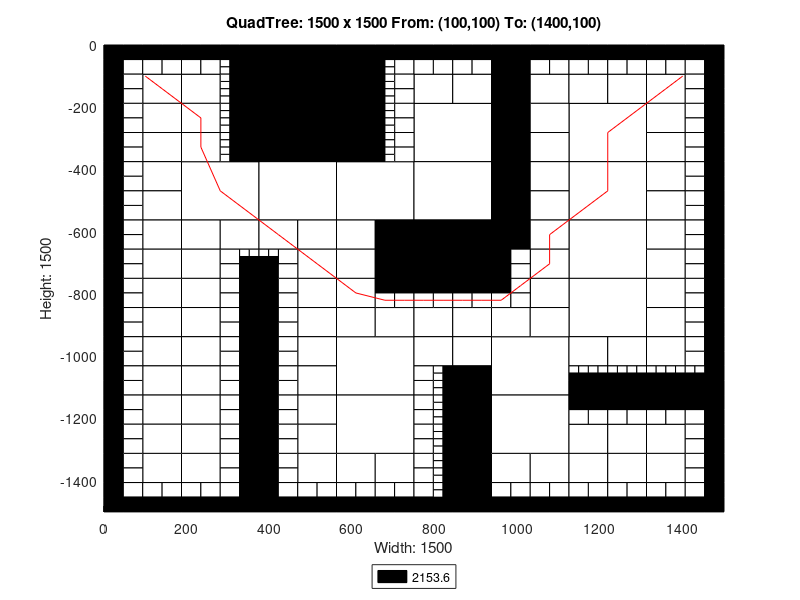

This figure's MATLAB source:
axis([0 1500 -1500 0]);
title('QuadTree: 1500 x 1500 From: (100,100) To: (1400,100)');
xlabel('Width: 1500');
ylabel('Height: 1500');
rectangle('Position',[375 -187.5 187.5 187.5], 'FaceColor',[0 0 0]);
rectangle('Position',[375 -375 187.5 187.5], 'FaceColor',[0 0 0]);
rectangle('Position',[187.5 -562.5 187.5 187.5], 'FaceColor',[1 1 1]);
rectangle('Position',[375 -562.5 187.5 187.5], 'FaceColor',[1 1 1]);
rectangle('Position',[562.5 -562.5 187.5 187.5], 'FaceColor',[1 1 1]);
rectangle('Position',[750 -375 187.5 187.5], 'FaceColor',[1 1 1]);
rectangle('Position',[1125 -375 187.5 187.5], 'FaceColor',[1 1 1]);
rectangle('Position',[750 -562.5 187.5 187.5], 'FaceColor',[1 1 1]);
rectangle('Position',[750 -750 187.5 187.5], 'FaceColor',[0 0 0]);
rectangle('Position',[1125 -562.5 187.5 187.5], 'FaceColor',[1 1 1]);
rectangle('Position',[1125 -750 187.5 187.5], 'FaceColor',[1 1 1]);
rectangle('Position',[562.5 -1125 187.5 187.5], 'FaceColor',[1 1 1]);
rectangle('Position',[562.5 -1312.5 187.5 187.5], 'FaceColor',[1 1 1]);
rectangle('Position',[937.5 -1125 187.5 187.5], 'FaceColor',[1 1 1]);
rectangle('Position',[1125 -937.5 187.5 187.5], 'FaceColor',[1 1 1]);
rectangle('Position',[937.5 -1312.5 187.5 187.5], 'FaceColor',[1 1 1]);
rectangle('Position',[93.75 -187.5 93.75 93.75], 'FaceColor',[1 1 1]);
rectangle('Position',[187.5 -187.5 93.75 93.75], 'FaceColor',[1 1 1]);
rectangle('Position',[93.75 -281.25 93.75 93.75], 'FaceColor',[1 1 1]);
rectangle('Position',[93.75 -375 93.75 93.75], 'FaceColor',[1 1 1]);
rectangle('Position',[187.5 -281.25 93.75 93.75], 'FaceColor',[1 1 1]);
rectangle('Position',[187.5 -375 93.75 93.75], 'FaceColor',[1 1 1]);
rectangle('Position',[562.5 -93.75 93.75 93.75], 'FaceColor',[0 0 0]);
rectangle('Position',[562.5 -187.5 93.75 93.75], 'FaceColor',[0 0 0]);
rectangle('Position',[562.5 -281.25 93.75 93.75], 'FaceColor',[0 0 0]);
rectangle('Position',[562.5 -375 93.75 93.75], 'FaceColor',[0 0 0]);
rectangle('Position',[93.75 -468.75 93.75 93.75], 'FaceColor',[1 1 1]);
rectangle('Position',[93.75 -562.5 93.75 93.75], 'FaceColor',[1 1 1]);
rectangle('Position',[93.75 -656.25 93.75 93.75], 'FaceColor',[1 1 1]);
rectangle('Position',[93.75 -750 93.75 93.75], 'FaceColor',[1 1 1]);
rectangle('Position',[187.5 -656.25 93.75 93.75], 'FaceColor',[1 1 1]);
rectangle('Position',[281.25 -656.25 93.75 93.75], 'FaceColor',[1 1 1]);
rectangle('Position',[187.5 -750 93.75 93.75], 'FaceColor',[1 1 1]);
rectangle('Position',[375 -656.25 93.75 93.75], 'FaceColor',[1 1 1]);
rectangle('Position',[468.75 -656.25 93.75 93.75], 'FaceColor',[1 1 1]);
rectangle('Position',[468.75 -750 93.75 93.75], 'FaceColor',[1 1 1]);
rectangle('Position',[562.5 -656.25 93.75 93.75], 'FaceColor',[1 1 1]);
rectangle('Position',[656.25 -656.25 93.75 93.75], 'FaceColor',[0 0 0]);
rectangle('Position',[562.5 -750 93.75 93.75], 'FaceColor',[1 1 1]);
rectangle('Position',[656.25 -750 93.75 93.75], 'FaceColor',[0 0 0]);
rectangle('Position',[750 -187.5 93.75 93.75], 'FaceColor',[1 1 1]);
rectangle('Position',[843.75 -187.5 93.75 93.75], 'FaceColor',[1 1 1]);
rectangle('Position',[937.5 -93.75 93.75 93.75], 'FaceColor',[0 0 0]);
rectangle('Position',[937.5 -187.5 93.75 93.75], 'FaceColor',[0 0 0]);
rectangle('Position',[1031.25 -187.5 93.75 93.75], 'FaceColor',[1 1 1]);
rectangle('Position',[937.5 -281.25 93.75 93.75], 'FaceColor',[0 0 0]);
rectangle('Position',[1031.25 -281.25 93.75 93.75], 'FaceColor',[1 1 1]);
rectangle('Position',[937.5 -375 93.75 93.75], 'FaceColor',[0 0 0]);
rectangle('Position',[1031.25 -375 93.75 93.75], 'FaceColor',[1 1 1]);
rectangle('Position',[1125 -187.5 93.75 93.75], 'FaceColor',[1 1 1]);
rectangle('Position',[1218.75 -187.5 93.75 93.75], 'FaceColor',[1 1 1]);
rectangle('Position',[1312.5 -187.5 93.75 93.75], 'FaceColor',[1 1 1]);
rectangle('Position',[1312.5 -281.25 93.75 93.75], 'FaceColor',[1 1 1]);
rectangle('Position',[1312.5 -375 93.75 93.75], 'FaceColor',[1 1 1]);
rectangle('Position',[937.5 -468.75 93.75 93.75], 'FaceColor',[0 0 0]);
rectangle('Position',[1031.25 -468.75 93.75 93.75], 'FaceColor',[1 1 1]);
rectangle('Position',[937.5 -562.5 93.75 93.75], 'FaceColor',[0 0 0]);
rectangle('Position',[1031.25 -562.5 93.75 93.75], 'FaceColor',[1 1 1]);
rectangle('Position',[937.5 -656.25 93.75 93.75], 'FaceColor',[0 0 0]);
rectangle('Position',[1031.25 -656.25 93.75 93.75], 'FaceColor',[1 1 1]);
rectangle('Position',[1031.25 -750 93.75 93.75], 'FaceColor',[1 1 1]);
rectangle('Position',[1312.5 -468.75 93.75 93.75], 'FaceColor',[1 1 1]);
rectangle('Position',[1312.5 -562.5 93.75 93.75], 'FaceColor',[1 1 1]);
rectangle('Position',[1312.5 -656.25 93.75 93.75], 'FaceColor',[1 1 1]);
rectangle('Position',[1312.5 -750 93.75 93.75], 'FaceColor',[1 1 1]);
rectangle('Position',[93.75 -843.75 93.75 93.75], 'FaceColor',[1 1 1]);
rectangle('Position',[93.75 -937.5 93.75 93.75], 'FaceColor',[1 1 1]);
rectangle('Position',[187.5 -843.75 93.75 93.75], 'FaceColor',[1 1 1]);
rectangle('Position',[187.5 -937.5 93.75 93.75], 'FaceColor',[1 1 1]);
rectangle('Position',[93.75 -1031.25 93.75 93.75], 'FaceColor',[1 1 1]);
rectangle('Position',[93.75 -1125 93.75 93.75], 'FaceColor',[1 1 1]);
rectangle('Position',[187.5 -1031.25 93.75 93.75], 'FaceColor',[1 1 1]);
rectangle('Position',[187.5 -1125 93.75 93.75], 'FaceColor',[1 1 1]);
rectangle('Position',[468.75 -843.75 93.75 93.75], 'FaceColor',[1 1 1]);
rectangle('Position',[468.75 -937.5 93.75 93.75], 'FaceColor',[1 1 1]);
rectangle('Position',[562.5 -843.75 93.75 93.75], 'FaceColor',[1 1 1]);
rectangle('Position',[562.5 -937.5 93.75 93.75], 'FaceColor',[1 1 1]);
rectangle('Position',[656.25 -937.5 93.75 93.75], 'FaceColor',[1 1 1]);
rectangle('Position',[468.75 -1031.25 93.75 93.75], 'FaceColor',[1 1 1]);
rectangle('Position',[468.75 -1125 93.75 93.75], 'FaceColor',[1 1 1]);
rectangle('Position',[93.75 -1218.75 93.75 93.75], 'FaceColor',[1 1 1]);
rectangle('Position',[93.75 -1312.5 93.75 93.75], 'FaceColor',[1 1 1]);
rectangle('Position',[187.5 -1218.75 93.75 93.75], 'FaceColor',[1 1 1]);
rectangle('Position',[187.5 -1312.5 93.75 93.75], 'FaceColor',[1 1 1]);
rectangle('Position',[93.75 -1406.25 93.75 93.75], 'FaceColor',[1 1 1]);
rectangle('Position',[187.5 -1406.25 93.75 93.75], 'FaceColor',[1 1 1]);
rectangle('Position',[468.75 -1218.75 93.75 93.75], 'FaceColor',[1 1 1]);
rectangle('Position',[468.75 -1312.5 93.75 93.75], 'FaceColor',[1 1 1]);
rectangle('Position',[468.75 -1406.25 93.75 93.75], 'FaceColor',[1 1 1]);
rectangle('Position',[562.5 -1406.25 93.75 93.75], 'FaceColor',[1 1 1]);
rectangle('Position',[656.25 -1406.25 93.75 93.75], 'FaceColor',[1 1 1]);
rectangle('Position',[750 -937.5 93.75 93.75], 'FaceColor',[1 1 1]);
rectangle('Position',[843.75 -937.5 93.75 93.75], 'FaceColor',[1 1 1]);
rectangle('Position',[1031.25 -843.75 93.75 93.75], 'FaceColor',[1 1 1]);
rectangle('Position',[937.5 -937.5 93.75 93.75], 'FaceColor',[1 1 1]);
rectangle('Position',[1031.25 -937.5 93.75 93.75], 'FaceColor',[1 1 1]);
rectangle('Position',[750 -1031.25 93.75 93.75], 'FaceColor',[1 1 1]);
rectangle('Position',[843.75 -1031.25 93.75 93.75], 'FaceColor',[1 1 1]);
rectangle('Position',[843.75 -1125 93.75 93.75], 'FaceColor',[0 0 0]);
rectangle('Position',[1312.5 -843.75 93.75 93.75], 'FaceColor',[1 1 1]);
rectangle('Position',[1312.5 -937.5 93.75 93.75], 'FaceColor',[1 1 1]);
rectangle('Position',[1125 -1031.25 93.75 93.75], 'FaceColor',[1 1 1]);
rectangle('Position',[1218.75 -1031.25 93.75 93.75], 'FaceColor',[1 1 1]);
rectangle('Position',[1312.5 -1031.25 93.75 93.75], 'FaceColor',[1 1 1]);
rectangle('Position',[843.75 -1218.75 93.75 93.75], 'FaceColor',[0 0 0]);
rectangle('Position',[843.75 -1312.5 93.75 93.75], 'FaceColor',[0 0 0]);
rectangle('Position',[843.75 -1406.25 93.75 93.75], 'FaceColor',[0 0 0]);
rectangle('Position',[843.75 -1500 93.75 93.75], 'FaceColor',[0 0 0]);
rectangle('Position',[937.5 -1406.25 93.75 93.75], 'FaceColor',[1 1 1]);
rectangle('Position',[1031.25 -1406.25 93.75 93.75], 'FaceColor',[1 1 1]);
rectangle('Position',[1125 -1312.5 93.75 93.75], 'FaceColor',[1 1 1]);
rectangle('Position',[1218.75 -1312.5 93.75 93.75], 'FaceColor',[1 1 1]);
rectangle('Position',[1312.5 -1312.5 93.75 93.75], 'FaceColor',[1 1 1]);
rectangle('Position',[1125 -1406.25 93.75 93.75], 'FaceColor',[1 1 1]);
rectangle('Position',[1218.75 -1406.25 93.75 93.75], 'FaceColor',[1 1 1]);
rectangle('Position',[1312.5 -1406.25 93.75 93.75], 'FaceColor',[1 1 1]);
rectangle('Position',[0 -46.875 46.875 46.875], 'FaceColor',[0 0 0]);
rectangle('Position',[46.875 -46.875 46.875 46.875], 'FaceColor',[0 0 0]);
rectangle('Position',[0 -93.75 46.875 46.875], 'FaceColor',[0 0 0]);
rectangle('Position',[46.875 -93.75 46.875 46.875], 'FaceColor',[1 1 1]);
rectangle('Position',[93.75 -46.875 46.875 46.875], 'FaceColor',[0 0 0]);
rectangle('Position',[140.625 -46.875 46.875 46.875], 'FaceColor',[0 0 0]);
rectangle('Position',[93.75 -93.75 46.875 46.875], 'FaceColor',[1 1 1]);
rectangle('Position',[140.625 -93.75 46.875 46.875], 'FaceColor',[1 1 1]);
rectangle('Position',[0 -140.625 46.875 46.875], 'FaceColor',[0 0 0]);
rectangle('Position',[46.875 -140.625 46.875 46.875], 'FaceColor',[1 1 1]);
rectangle('Position',[0 -187.5 46.875 46.875], 'FaceColor',[0 0 0]);
rectangle('Position',[46.875 -187.5 46.875 46.875], 'FaceColor',[1 1 1]);
rectangle('Position',[187.5 -46.875 46.875 46.875], 'FaceColor',[0 0 0]);
rectangle('Position',[234.375 -46.875 46.875 46.875], 'FaceColor',[0 0 0]);
rectangle('Position',[187.5 -93.75 46.875 46.875], 'FaceColor',[1 1 1]);
rectangle('Position',[234.375 -93.75 46.875 46.875], 'FaceColor',[1 1 1]);
rectangle('Position',[281.25 -46.875 46.875 46.875], 'FaceColor',[0 0 0]);
rectangle('Position',[328.125 -46.875 46.875 46.875], 'FaceColor',[0 0 0]);
rectangle('Position',[328.125 -93.75 46.875 46.875], 'FaceColor',[0 0 0]);
rectangle('Position',[328.125 -140.625 46.875 46.875], 'FaceColor',[0 0 0]);
rectangle('Position',[328.125 -187.5 46.875 46.875], 'FaceColor',[0 0 0]);
rectangle('Position',[0 -234.375 46.875 46.875], 'FaceColor',[0 0 0]);
rectangle('Position',[46.875 -234.375 46.875 46.875], 'FaceColor',[1 1 1]);
rectangle('Position',[0 -281.25 46.875 46.875], 'FaceColor',[0 0 0]);
rectangle('Position',[46.875 -281.25 46.875 46.875], 'FaceColor',[1 1 1]);
rectangle('Position',[0 -328.125 46.875 46.875], 'FaceColor',[0 0 0]);
rectangle('Position',[46.875 -328.125 46.875 46.875], 'FaceColor',[1 1 1]);
rectangle('Position',[0 -375 46.875 46.875], 'FaceColor',[0 0 0]);
rectangle('Position',[46.875 -375 46.875 46.875], 'FaceColor',[1 1 1]);
rectangle('Position',[328.125 -234.375 46.875 46.875], 'FaceColor',[0 0 0]);
rectangle('Position',[328.125 -281.25 46.875 46.875], 'FaceColor',[0 0 0]);
rectangle('Position',[328.125 -328.125 46.875 46.875], 'FaceColor',[0 0 0]);
rectangle('Position',[328.125 -375 46.875 46.875], 'FaceColor',[0 0 0]);
rectangle('Position',[656.25 -46.875 46.875 46.875], 'FaceColor',[0 0 0]);
rectangle('Position',[703.125 -46.875 46.875 46.875], 'FaceColor',[0 0 0]);
rectangle('Position',[703.125 -93.75 46.875 46.875], 'FaceColor',[1 1 1]);
rectangle('Position',[703.125 -140.625 46.875 46.875], 'FaceColor',[1 1 1]);
rectangle('Position',[703.125 -187.5 46.875 46.875], 'FaceColor',[1 1 1]);
rectangle('Position',[703.125 -234.375 46.875 46.875], 'FaceColor',[1 1 1]);
rectangle('Position',[703.125 -281.25 46.875 46.875], 'FaceColor',[1 1 1]);
rectangle('Position',[703.125 -328.125 46.875 46.875], 'FaceColor',[1 1 1]);
rectangle('Position',[703.125 -375 46.875 46.875], 'FaceColor',[1 1 1]);
rectangle('Position',[0 -421.875 46.875 46.875], 'FaceColor',[0 0 0]);
rectangle('Position',[46.875 -421.875 46.875 46.875], 'FaceColor',[1 1 1]);
rectangle('Position',[0 -468.75 46.875 46.875], 'FaceColor',[0 0 0]);
rectangle('Position',[46.875 -468.75 46.875 46.875], 'FaceColor',[1 1 1]);
rectangle('Position',[0 -515.625 46.875 46.875], 'FaceColor',[0 0 0]);
rectangle('Position',[46.875 -515.625 46.875 46.875], 'FaceColor',[1 1 1]);
rectangle('Position',[0 -562.5 46.875 46.875], 'FaceColor',[0 0 0]);
rectangle('Position',[46.875 -562.5 46.875 46.875], 'FaceColor',[1 1 1]);
rectangle('Position',[0 -609.375 46.875 46.875], 'FaceColor',[0 0 0]);
rectangle('Position',[46.875 -609.375 46.875 46.875], 'FaceColor',[1 1 1]);
rectangle('Position',[0 -656.25 46.875 46.875], 'FaceColor',[0 0 0]);
rectangle('Position',[46.875 -656.25 46.875 46.875], 'FaceColor',[1 1 1]);
rectangle('Position',[0 -703.125 46.875 46.875], 'FaceColor',[0 0 0]);
rectangle('Position',[46.875 -703.125 46.875 46.875], 'FaceColor',[1 1 1]);
rectangle('Position',[0 -750 46.875 46.875], 'FaceColor',[0 0 0]);
rectangle('Position',[46.875 -750 46.875 46.875], 'FaceColor',[1 1 1]);
rectangle('Position',[281.25 -703.125 46.875 46.875], 'FaceColor',[1 1 1]);
rectangle('Position',[281.25 -750 46.875 46.875], 'FaceColor',[1 1 1]);
rectangle('Position',[328.125 -750 46.875 46.875], 'FaceColor',[0 0 0]);
rectangle('Position',[421.875 -703.125 46.875 46.875], 'FaceColor',[1 1 1]);
rectangle('Position',[375 -750 46.875 46.875], 'FaceColor',[0 0 0]);
rectangle('Position',[421.875 -750 46.875 46.875], 'FaceColor',[1 1 1]);
rectangle('Position',[750 -46.875 46.875 46.875], 'FaceColor',[0 0 0]);
rectangle('Position',[796.875 -46.875 46.875 46.875], 'FaceColor',[0 0 0]);
rectangle('Position',[750 -93.75 46.875 46.875], 'FaceColor',[1 1 1]);
rectangle('Position',[796.875 -93.75 46.875 46.875], 'FaceColor',[1 1 1]);
rectangle('Position',[843.75 -46.875 46.875 46.875], 'FaceColor',[0 0 0]);
rectangle('Position',[890.625 -46.875 46.875 46.875], 'FaceColor',[0 0 0]);
rectangle('Position',[843.75 -93.75 46.875 46.875], 'FaceColor',[1 1 1]);
rectangle('Position',[890.625 -93.75 46.875 46.875], 'FaceColor',[1 1 1]);
rectangle('Position',[1031.25 -46.875 46.875 46.875], 'FaceColor',[0 0 0]);
rectangle('Position',[1078.12 -46.875 46.875 46.875], 'FaceColor',[0 0 0]);
rectangle('Position',[1031.25 -93.75 46.875 46.875], 'FaceColor',[1 1 1]);
rectangle('Position',[1078.12 -93.75 46.875 46.875], 'FaceColor',[1 1 1]);
rectangle('Position',[1125 -46.875 46.875 46.875], 'FaceColor',[0 0 0]);
rectangle('Position',[1171.88 -46.875 46.875 46.875], 'FaceColor',[0 0 0]);
rectangle('Position',[1125 -93.75 46.875 46.875], 'FaceColor',[1 1 1]);
rectangle('Position',[1171.88 -93.75 46.875 46.875], 'FaceColor',[1 1 1]);
rectangle('Position',[1218.75 -46.875 46.875 46.875], 'FaceColor',[0 0 0]);
rectangle('Position',[1265.62 -46.875 46.875 46.875], 'FaceColor',[0 0 0]);
rectangle('Position',[1218.75 -93.75 46.875 46.875], 'FaceColor',[1 1 1]);
rectangle('Position',[1265.62 -93.75 46.875 46.875], 'FaceColor',[1 1 1]);
rectangle('Position',[1312.5 -46.875 46.875 46.875], 'FaceColor',[0 0 0]);
rectangle('Position',[1359.38 -46.875 46.875 46.875], 'FaceColor',[0 0 0]);
rectangle('Position',[1312.5 -93.75 46.875 46.875], 'FaceColor',[1 1 1]);
rectangle('Position',[1359.38 -93.75 46.875 46.875], 'FaceColor',[1 1 1]);
rectangle('Position',[1406.25 -46.875 46.875 46.875], 'FaceColor',[0 0 0]);
rectangle('Position',[1453.12 -46.875 46.875 46.875], 'FaceColor',[0 0 0]);
rectangle('Position',[1406.25 -93.75 46.875 46.875], 'FaceColor',[1 1 1]);
rectangle('Position',[1453.12 -93.75 46.875 46.875], 'FaceColor',[0 0 0]);
rectangle('Position',[1406.25 -140.625 46.875 46.875], 'FaceColor',[1 1 1]);
rectangle('Position',[1453.12 -140.625 46.875 46.875], 'FaceColor',[0 0 0]);
rectangle('Position',[1406.25 -187.5 46.875 46.875], 'FaceColor',[1 1 1]);
rectangle('Position',[1453.12 -187.5 46.875 46.875], 'FaceColor',[0 0 0]);
rectangle('Position',[1406.25 -234.375 46.875 46.875], 'FaceColor',[1 1 1]);
rectangle('Position',[1453.12 -234.375 46.875 46.875], 'FaceColor',[0 0 0]);
rectangle('Position',[1406.25 -281.25 46.875 46.875], 'FaceColor',[1 1 1]);
rectangle('Position',[1453.12 -281.25 46.875 46.875], 'FaceColor',[0 0 0]);
rectangle('Position',[1406.25 -328.125 46.875 46.875], 'FaceColor',[1 1 1]);
rectangle('Position',[1453.12 -328.125 46.875 46.875], 'FaceColor',[0 0 0]);
rectangle('Position',[1406.25 -375 46.875 46.875], 'FaceColor',[1 1 1]);
rectangle('Position',[1453.12 -375 46.875 46.875], 'FaceColor',[0 0 0]);
rectangle('Position',[937.5 -703.125 46.875 46.875], 'FaceColor',[0 0 0]);
rectangle('Position',[984.375 -703.125 46.875 46.875], 'FaceColor',[1 1 1]);
rectangle('Position',[937.5 -750 46.875 46.875], 'FaceColor',[0 0 0]);
rectangle('Position',[984.375 -750 46.875 46.875], 'FaceColor',[1 1 1]);
rectangle('Position',[1406.25 -421.875 46.875 46.875], 'FaceColor',[1 1 1]);
rectangle('Position',[1453.12 -421.875 46.875 46.875], 'FaceColor',[0 0 0]);
rectangle('Position',[1406.25 -468.75 46.875 46.875], 'FaceColor',[1 1 1]);
rectangle('Position',[1453.12 -468.75 46.875 46.875], 'FaceColor',[0 0 0]);
rectangle('Position',[1406.25 -515.625 46.875 46.875], 'FaceColor',[1 1 1]);
rectangle('Position',[1453.12 -515.625 46.875 46.875], 'FaceColor',[0 0 0]);
rectangle('Position',[1406.25 -562.5 46.875 46.875], 'FaceColor',[1 1 1]);
rectangle('Position',[1453.12 -562.5 46.875 46.875], 'FaceColor',[0 0 0]);
rectangle('Position',[1406.25 -609.375 46.875 46.875], 'FaceColor',[1 1 1]);
rectangle('Position',[1453.12 -609.375 46.875 46.875], 'FaceColor',[0 0 0]);
rectangle('Position',[1406.25 -656.25 46.875 46.875], 'FaceColor',[1 1 1]);
rectangle('Position',[1453.12 -656.25 46.875 46.875], 'FaceColor',[0 0 0]);
rectangle('Position',[1406.25 -703.125 46.875 46.875], 'FaceColor',[1 1 1]);
rectangle('Position',[1453.12 -703.125 46.875 46.875], 'FaceColor',[0 0 0]);
rectangle('Position',[1406.25 -750 46.875 46.875], 'FaceColor',[1 1 1]);
rectangle('Position',[1453.12 -750 46.875 46.875], 'FaceColor',[0 0 0]);
rectangle('Position',[0 -796.875 46.875 46.875], 'FaceColor',[0 0 0]);
rectangle('Position',[46.875 -796.875 46.875 46.875], 'FaceColor',[1 1 1]);
rectangle('Position',[0 -843.75 46.875 46.875], 'FaceColor',[0 0 0]);
rectangle('Position',[46.875 -843.75 46.875 46.875], 'FaceColor',[1 1 1]);
rectangle('Position',[0 -890.625 46.875 46.875], 'FaceColor',[0 0 0]);
rectangle('Position',[46.875 -890.625 46.875 46.875], 'FaceColor',[1 1 1]);
rectangle('Position',[0 -937.5 46.875 46.875], 'FaceColor',[0 0 0]);
rectangle('Position',[46.875 -937.5 46.875 46.875], 'FaceColor',[1 1 1]);
rectangle('Position',[281.25 -796.875 46.875 46.875], 'FaceColor',[1 1 1]);
rectangle('Position',[328.125 -796.875 46.875 46.875], 'FaceColor',[0 0 0]);
rectangle('Position',[281.25 -843.75 46.875 46.875], 'FaceColor',[1 1 1]);
rectangle('Position',[328.125 -843.75 46.875 46.875], 'FaceColor',[0 0 0]);
rectangle('Position',[281.25 -890.625 46.875 46.875], 'FaceColor',[1 1 1]);
rectangle('Position',[328.125 -890.625 46.875 46.875], 'FaceColor',[0 0 0]);
rectangle('Position',[281.25 -937.5 46.875 46.875], 'FaceColor',[1 1 1]);
rectangle('Position',[328.125 -937.5 46.875 46.875], 'FaceColor',[0 0 0]);
rectangle('Position',[0 -984.375 46.875 46.875], 'FaceColor',[0 0 0]);
rectangle('Position',[46.875 -984.375 46.875 46.875], 'FaceColor',[1 1 1]);
rectangle('Position',[0 -1031.25 46.875 46.875], 'FaceColor',[0 0 0]);
rectangle('Position',[46.875 -1031.25 46.875 46.875], 'FaceColor',[1 1 1]);
rectangle('Position',[0 -1078.12 46.875 46.875], 'FaceColor',[0 0 0]);
rectangle('Position',[46.875 -1078.12 46.875 46.875], 'FaceColor',[1 1 1]);
rectangle('Position',[0 -1125 46.875 46.875], 'FaceColor',[0 0 0]);
rectangle('Position',[46.875 -1125 46.875 46.875], 'FaceColor',[1 1 1]);
rectangle('Position',[281.25 -984.375 46.875 46.875], 'FaceColor',[1 1 1]);
rectangle('Position',[328.125 -984.375 46.875 46.875], 'FaceColor',[0 0 0]);
rectangle('Position',[281.25 -1031.25 46.875 46.875], 'FaceColor',[1 1 1]);
rectangle('Position',[328.125 -1031.25 46.875 46.875], 'FaceColor',[0 0 0]);
rectangle('Position',[281.25 -1078.12 46.875 46.875], 'FaceColor',[1 1 1]);
rectangle('Position',[328.125 -1078.12 46.875 46.875], 'FaceColor',[0 0 0]);
rectangle('Position',[281.25 -1125 46.875 46.875], 'FaceColor',[1 1 1]);
rectangle('Position',[328.125 -1125 46.875 46.875], 'FaceColor',[0 0 0]);
rectangle('Position',[375 -796.875 46.875 46.875], 'FaceColor',[0 0 0]);
rectangle('Position',[421.875 -796.875 46.875 46.875], 'FaceColor',[1 1 1]);
rectangle('Position',[375 -843.75 46.875 46.875], 'FaceColor',[0 0 0]);
rectangle('Position',[421.875 -843.75 46.875 46.875], 'FaceColor',[1 1 1]);
rectangle('Position',[375 -890.625 46.875 46.875], 'FaceColor',[0 0 0]);
rectangle('Position',[421.875 -890.625 46.875 46.875], 'FaceColor',[1 1 1]);
rectangle('Position',[375 -937.5 46.875 46.875], 'FaceColor',[0 0 0]);
rectangle('Position',[421.875 -937.5 46.875 46.875], 'FaceColor',[1 1 1]);
rectangle('Position',[656.25 -796.875 46.875 46.875], 'FaceColor',[0 0 0]);
rectangle('Position',[703.125 -796.875 46.875 46.875], 'FaceColor',[0 0 0]);
rectangle('Position',[656.25 -843.75 46.875 46.875], 'FaceColor',[1 1 1]);
rectangle('Position',[703.125 -843.75 46.875 46.875], 'FaceColor',[1 1 1]);
rectangle('Position',[375 -984.375 46.875 46.875], 'FaceColor',[0 0 0]);
rectangle('Position',[421.875 -984.375 46.875 46.875], 'FaceColor',[1 1 1]);
rectangle('Position',[375 -1031.25 46.875 46.875], 'FaceColor',[0 0 0]);
rectangle('Position',[421.875 -1031.25 46.875 46.875], 'FaceColor',[1 1 1]);
rectangle('Position',[375 -1078.12 46.875 46.875], 'FaceColor',[0 0 0]);
rectangle('Position',[421.875 -1078.12 46.875 46.875], 'FaceColor',[1 1 1]);
rectangle('Position',[375 -1125 46.875 46.875], 'FaceColor',[0 0 0]);
rectangle('Position',[421.875 -1125 46.875 46.875], 'FaceColor',[1 1 1]);
rectangle('Position',[0 -1171.88 46.875 46.875], 'FaceColor',[0 0 0]);
rectangle('Position',[46.875 -1171.88 46.875 46.875], 'FaceColor',[1 1 1]);
rectangle('Position',[0 -1218.75 46.875 46.875], 'FaceColor',[0 0 0]);
rectangle('Position',[46.875 -1218.75 46.875 46.875], 'FaceColor',[1 1 1]);
rectangle('Position',[0 -1265.62 46.875 46.875], 'FaceColor',[0 0 0]);
rectangle('Position',[46.875 -1265.62 46.875 46.875], 'FaceColor',[1 1 1]);
rectangle('Position',[0 -1312.5 46.875 46.875], 'FaceColor',[0 0 0]);
rectangle('Position',[46.875 -1312.5 46.875 46.875], 'FaceColor',[1 1 1]);
rectangle('Position',[281.25 -1171.88 46.875 46.875], 'FaceColor',[1 1 1]);
rectangle('Position',[328.125 -1171.88 46.875 46.875], 'FaceColor',[0 0 0]);
rectangle('Position',[281.25 -1218.75 46.875 46.875], 'FaceColor',[1 1 1]);
rectangle('Position',[328.125 -1218.75 46.875 46.875], 'FaceColor',[0 0 0]);
rectangle('Position',[281.25 -1265.62 46.875 46.875], 'FaceColor',[1 1 1]);
rectangle('Position',[328.125 -1265.62 46.875 46.875], 'FaceColor',[0 0 0]);
rectangle('Position',[281.25 -1312.5 46.875 46.875], 'FaceColor',[1 1 1]);
rectangle('Position',[328.125 -1312.5 46.875 46.875], 'FaceColor',[0 0 0]);
rectangle('Position',[0 -1359.38 46.875 46.875], 'FaceColor',[0 0 0]);
rectangle('Position',[46.875 -1359.38 46.875 46.875], 'FaceColor',[1 1 1]);
rectangle('Position',[0 -1406.25 46.875 46.875], 'FaceColor',[0 0 0]);
rectangle('Position',[46.875 -1406.25 46.875 46.875], 'FaceColor',[1 1 1]);
rectangle('Position',[0 -1453.12 46.875 46.875], 'FaceColor',[0 0 0]);
rectangle('Position',[46.875 -1453.12 46.875 46.875], 'FaceColor',[1 1 1]);
rectangle('Position',[0 -1500 46.875 46.875], 'FaceColor',[0 0 0]);
rectangle('Position',[46.875 -1500 46.875 46.875], 'FaceColor',[0 0 0]);
rectangle('Position',[93.75 -1453.12 46.875 46.875], 'FaceColor',[1 1 1]);
rectangle('Position',[140.625 -1453.12 46.875 46.875], 'FaceColor',[1 1 1]);
rectangle('Position',[93.75 -1500 46.875 46.875], 'FaceColor',[0 0 0]);
rectangle('Position',[140.625 -1500 46.875 46.875], 'FaceColor',[0 0 0]);
rectangle('Position',[281.25 -1359.38 46.875 46.875], 'FaceColor',[1 1 1]);
rectangle('Position',[328.125 -1359.38 46.875 46.875], 'FaceColor',[0 0 0]);
rectangle('Position',[281.25 -1406.25 46.875 46.875], 'FaceColor',[1 1 1]);
rectangle('Position',[328.125 -1406.25 46.875 46.875], 'FaceColor',[0 0 0]);
rectangle('Position',[187.5 -1453.12 46.875 46.875], 'FaceColor',[1 1 1]);
rectangle('Position',[234.375 -1453.12 46.875 46.875], 'FaceColor',[1 1 1]);
rectangle('Position',[187.5 -1500 46.875 46.875], 'FaceColor',[0 0 0]);
rectangle('Position',[234.375 -1500 46.875 46.875], 'FaceColor',[0 0 0]);
rectangle('Position',[281.25 -1453.12 46.875 46.875], 'FaceColor',[1 1 1]);
rectangle('Position',[328.125 -1453.12 46.875 46.875], 'FaceColor',[0 0 0]);
rectangle('Position',[281.25 -1500 46.875 46.875], 'FaceColor',[0 0 0]);
rectangle('Position',[328.125 -1500 46.875 46.875], 'FaceColor',[0 0 0]);
rectangle('Position',[375 -1171.88 46.875 46.875], 'FaceColor',[0 0 0]);
rectangle('Position',[421.875 -1171.88 46.875 46.875], 'FaceColor',[1 1 1]);
rectangle('Position',[375 -1218.75 46.875 46.875], 'FaceColor',[0 0 0]);
rectangle('Position',[421.875 -1218.75 46.875 46.875], 'FaceColor',[1 1 1]);
rectangle('Position',[375 -1265.62 46.875 46.875], 'FaceColor',[0 0 0]);
rectangle('Position',[421.875 -1265.62 46.875 46.875], 'FaceColor',[1 1 1]);
rectangle('Position',[375 -1312.5 46.875 46.875], 'FaceColor',[0 0 0]);
rectangle('Position',[421.875 -1312.5 46.875 46.875], 'FaceColor',[1 1 1]);
rectangle('Position',[375 -1359.38 46.875 46.875], 'FaceColor',[0 0 0]);
rectangle('Position',[421.875 -1359.38 46.875 46.875], 'FaceColor',[1 1 1]);
rectangle('Position',[375 -1406.25 46.875 46.875], 'FaceColor',[0 0 0]);
rectangle('Position',[421.875 -1406.25 46.875 46.875], 'FaceColor',[1 1 1]);
rectangle('Position',[375 -1453.12 46.875 46.875], 'FaceColor',[0 0 0]);
rectangle('Position',[421.875 -1453.12 46.875 46.875], 'FaceColor',[1 1 1]);
rectangle('Position',[375 -1500 46.875 46.875], 'FaceColor',[0 0 0]);
rectangle('Position',[421.875 -1500 46.875 46.875], 'FaceColor',[0 0 0]);
rectangle('Position',[468.75 -1453.12 46.875 46.875], 'FaceColor',[1 1 1]);
rectangle('Position',[515.625 -1453.12 46.875 46.875], 'FaceColor',[1 1 1]);
rectangle('Position',[468.75 -1500 46.875 46.875], 'FaceColor',[0 0 0]);
rectangle('Position',[515.625 -1500 46.875 46.875], 'FaceColor',[0 0 0]);
rectangle('Position',[562.5 -1453.12 46.875 46.875], 'FaceColor',[1 1 1]);
rectangle('Position',[609.375 -1453.12 46.875 46.875], 'FaceColor',[1 1 1]);
rectangle('Position',[562.5 -1500 46.875 46.875], 'FaceColor',[0 0 0]);
rectangle('Position',[609.375 -1500 46.875 46.875], 'FaceColor',[0 0 0]);
rectangle('Position',[656.25 -1453.12 46.875 46.875], 'FaceColor',[1 1 1]);
rectangle('Position',[703.125 -1453.12 46.875 46.875], 'FaceColor',[1 1 1]);
rectangle('Position',[656.25 -1500 46.875 46.875], 'FaceColor',[0 0 0]);
rectangle('Position',[703.125 -1500 46.875 46.875], 'FaceColor',[0 0 0]);
rectangle('Position',[750 -796.875 46.875 46.875], 'FaceColor',[0 0 0]);
rectangle('Position',[796.875 -796.875 46.875 46.875], 'FaceColor',[0 0 0]);
rectangle('Position',[750 -843.75 46.875 46.875], 'FaceColor',[1 1 1]);
rectangle('Position',[796.875 -843.75 46.875 46.875], 'FaceColor',[1 1 1]);
rectangle('Position',[843.75 -796.875 46.875 46.875], 'FaceColor',[0 0 0]);
rectangle('Position',[890.625 -796.875 46.875 46.875], 'FaceColor',[0 0 0]);
rectangle('Position',[843.75 -843.75 46.875 46.875], 'FaceColor',[1 1 1]);
rectangle('Position',[890.625 -843.75 46.875 46.875], 'FaceColor',[1 1 1]);
rectangle('Position',[937.5 -796.875 46.875 46.875], 'FaceColor',[0 0 0]);
rectangle('Position',[984.375 -796.875 46.875 46.875], 'FaceColor',[1 1 1]);
rectangle('Position',[937.5 -843.75 46.875 46.875], 'FaceColor',[1 1 1]);
rectangle('Position',[984.375 -843.75 46.875 46.875], 'FaceColor',[1 1 1]);
rectangle('Position',[750 -1078.12 46.875 46.875], 'FaceColor',[1 1 1]);
rectangle('Position',[750 -1125 46.875 46.875], 'FaceColor',[1 1 1]);
rectangle('Position',[1406.25 -796.875 46.875 46.875], 'FaceColor',[1 1 1]);
rectangle('Position',[1453.12 -796.875 46.875 46.875], 'FaceColor',[0 0 0]);
rectangle('Position',[1406.25 -843.75 46.875 46.875], 'FaceColor',[1 1 1]);
rectangle('Position',[1453.12 -843.75 46.875 46.875], 'FaceColor',[0 0 0]);
rectangle('Position',[1406.25 -890.625 46.875 46.875], 'FaceColor',[1 1 1]);
rectangle('Position',[1453.12 -890.625 46.875 46.875], 'FaceColor',[0 0 0]);
rectangle('Position',[1406.25 -937.5 46.875 46.875], 'FaceColor',[1 1 1]);
rectangle('Position',[1453.12 -937.5 46.875 46.875], 'FaceColor',[0 0 0]);
rectangle('Position',[1125 -1125 46.875 46.875], 'FaceColor',[0 0 0]);
rectangle('Position',[1171.88 -1125 46.875 46.875], 'FaceColor',[0 0 0]);
rectangle('Position',[1218.75 -1125 46.875 46.875], 'FaceColor',[0 0 0]);
rectangle('Position',[1265.62 -1125 46.875 46.875], 'FaceColor',[0 0 0]);
rectangle('Position',[1406.25 -984.375 46.875 46.875], 'FaceColor',[1 1 1]);
rectangle('Position',[1453.12 -984.375 46.875 46.875], 'FaceColor',[0 0 0]);
rectangle('Position',[1406.25 -1031.25 46.875 46.875], 'FaceColor',[1 1 1]);
rectangle('Position',[1453.12 -1031.25 46.875 46.875], 'FaceColor',[0 0 0]);
rectangle('Position',[1312.5 -1125 46.875 46.875], 'FaceColor',[0 0 0]);
rectangle('Position',[1359.38 -1125 46.875 46.875], 'FaceColor',[0 0 0]);
rectangle('Position',[1453.12 -1078.12 46.875 46.875], 'FaceColor',[0 0 0]);
rectangle('Position',[1406.25 -1125 46.875 46.875], 'FaceColor',[0 0 0]);
rectangle('Position',[1453.12 -1125 46.875 46.875], 'FaceColor',[0 0 0]);
rectangle('Position',[750 -1171.88 46.875 46.875], 'FaceColor',[1 1 1]);
rectangle('Position',[750 -1218.75 46.875 46.875], 'FaceColor',[1 1 1]);
rectangle('Position',[750 -1265.62 46.875 46.875], 'FaceColor',[1 1 1]);
rectangle('Position',[750 -1312.5 46.875 46.875], 'FaceColor',[1 1 1]);
rectangle('Position',[750 -1359.38 46.875 46.875], 'FaceColor',[1 1 1]);
rectangle('Position',[750 -1406.25 46.875 46.875], 'FaceColor',[1 1 1]);
rectangle('Position',[750 -1453.12 46.875 46.875], 'FaceColor',[1 1 1]);
rectangle('Position',[750 -1500 46.875 46.875], 'FaceColor',[0 0 0]);
rectangle('Position',[796.875 -1500 46.875 46.875], 'FaceColor',[0 0 0]);
rectangle('Position',[937.5 -1453.12 46.875 46.875], 'FaceColor',[1 1 1]);
rectangle('Position',[984.375 -1453.12 46.875 46.875], 'FaceColor',[1 1 1]);
rectangle('Position',[937.5 -1500 46.875 46.875], 'FaceColor',[0 0 0]);
rectangle('Position',[984.375 -1500 46.875 46.875], 'FaceColor',[0 0 0]);
rectangle('Position',[1031.25 -1453.12 46.875 46.875], 'FaceColor',[1 1 1]);
rectangle('Position',[1078.12 -1453.12 46.875 46.875], 'FaceColor',[1 1 1]);
rectangle('Position',[1031.25 -1500 46.875 46.875], 'FaceColor',[0 0 0]);
rectangle('Position',[1078.12 -1500 46.875 46.875], 'FaceColor',[0 0 0]);
rectangle('Position',[1125 -1171.88 46.875 46.875], 'FaceColor',[0 0 0]);
rectangle('Position',[1171.88 -1171.88 46.875 46.875], 'FaceColor',[0 0 0]);
rectangle('Position',[1125 -1218.75 46.875 46.875], 'FaceColor',[1 1 1]);
rectangle('Position',[1171.88 -1218.75 46.875 46.875], 'FaceColor',[1 1 1]);
rectangle('Position',[1218.75 -1171.88 46.875 46.875], 'FaceColor',[0 0 0]);
rectangle('Position',[1265.62 -1171.88 46.875 46.875], 'FaceColor',[0 0 0]);
rectangle('Position',[1218.75 -1218.75 46.875 46.875], 'FaceColor',[1 1 1]);
rectangle('Position',[1265.62 -1218.75 46.875 46.875], 'FaceColor',[1 1 1]);
rectangle('Position',[1312.5 -1171.88 46.875 46.875], 'FaceColor',[0 0 0]);
rectangle('Position',[1359.38 -1171.88 46.875 46.875], 'FaceColor',[0 0 0]);
rectangle('Position',[1312.5 -1218.75 46.875 46.875], 'FaceColor',[1 1 1]);
rectangle('Position',[1359.38 -1218.75 46.875 46.875], 'FaceColor',[1 1 1]);
rectangle('Position',[1406.25 -1171.88 46.875 46.875], 'FaceColor',[0 0 0]);
rectangle('Position',[1453.12 -1171.88 46.875 46.875], 'FaceColor',[0 0 0]);
rectangle('Position',[1406.25 -1218.75 46.875 46.875], 'FaceColor',[1 1 1]);
rectangle('Position',[1453.12 -1218.75 46.875 46.875], 'FaceColor',[0 0 0]);
rectangle('Position',[1406.25 -1265.62 46.875 46.875], 'FaceColor',[1 1 1]);
rectangle('Position',[1453.12 -1265.62 46.875 46.875], 'FaceColor',[0 0 0]);
rectangle('Position',[1406.25 -1312.5 46.875 46.875], 'FaceColor',[1 1 1]);
rectangle('Position',[1453.12 -1312.5 46.875 46.875], 'FaceColor',[0 0 0]);
rectangle('Position',[1125 -1453.12 46.875 46.875], 'FaceColor',[1 1 1]);
rectangle('Position',[1171.88 -1453.12 46.875 46.875], 'FaceColor',[1 1 1]);
rectangle('Position',[1125 -1500 46.875 46.875], 'FaceColor',[0 0 0]);
rectangle('Position',[1171.88 -1500 46.875 46.875], 'FaceColor',[0 0 0]);
rectangle('Position',[1218.75 -1453.12 46.875 46.875], 'FaceColor',[1 1 1]);
rectangle('Position',[1265.62 -1453.12 46.875 46.875], 'FaceColor',[1 1 1]);
rectangle('Position',[1218.75 -1500 46.875 46.875], 'FaceColor',[0 0 0]);
rectangle('Position',[1265.62 -1500 46.875 46.875], 'FaceColor',[0 0 0]);
rectangle('Position',[1406.25 -1359.38 46.875 46.875], 'FaceColor',[1 1 1]);
rectangle('Position',[1453.12 -1359.38 46.875 46.875], 'FaceColor',[0 0 0]);
rectangle('Position',[1406.25 -1406.25 46.875 46.875], 'FaceColor',[1 1 1]);
rectangle('Position',[1453.12 -1406.25 46.875 46.875], 'FaceColor',[0 0 0]);
rectangle('Position',[1312.5 -1453.12 46.875 46.875], 'FaceColor',[1 1 1]);
rectangle('Position',[1359.38 -1453.12 46.875 46.875], 'FaceColor',[1 1 1]);
rectangle('Position',[1312.5 -1500 46.875 46.875], 'FaceColor',[0 0 0]);
rectangle('Position',[1359.38 -1500 46.875 46.875], 'FaceColor',[0 0 0]);
rectangle('Position',[1406.25 -1453.12 46.875 46.875], 'FaceColor',[1 1 1]);
rectangle('Position',[1453.12 -1453.12 46.875 46.875], 'FaceColor',[0 0 0]);
rectangle('Position',[1406.25 -1500 46.875 46.875], 'FaceColor',[0 0 0]);
rectangle('Position',[1453.12 -1500 46.875 46.875], 'FaceColor',[0 0 0]);
rectangle('Position',[281.25 -70.3125 23.4375 23.4375], 'FaceColor',[1 1 1]);
rectangle('Position',[304.688 -70.3125 23.4375 23.4375], 'FaceColor',[0 0 0]);
rectangle('Position',[281.25 -93.75 23.4375 23.4375], 'FaceColor',[1 1 1]);
rectangle('Position',[304.688 -93.75 23.4375 23.4375], 'FaceColor',[0 0 0]);
rectangle('Position',[281.25 -117.188 23.4375 23.4375], 'FaceColor',[1 1 1]);
rectangle('Position',[304.688 -117.188 23.4375 23.4375], 'FaceColor',[0 0 0]);
rectangle('Position',[281.25 -140.625 23.4375 23.4375], 'FaceColor',[1 1 1]);
rectangle('Position',[304.688 -140.625 23.4375 23.4375], 'FaceColor',[0 0 0]);
rectangle('Position',[281.25 -164.062 23.4375 23.4375], 'FaceColor',[1 1 1]);
rectangle('Position',[304.688 -164.062 23.4375 23.4375], 'FaceColor',[0 0 0]);
rectangle('Position',[281.25 -187.5 23.4375 23.4375], 'FaceColor',[1 1 1]);
rectangle('Position',[304.688 -187.5 23.4375 23.4375], 'FaceColor',[0 0 0]);
rectangle('Position',[281.25 -210.938 23.4375 23.4375], 'FaceColor',[1 1 1]);
rectangle('Position',[304.688 -210.938 23.4375 23.4375], 'FaceColor',[0 0 0]);
rectangle('Position',[281.25 -234.375 23.4375 23.4375], 'FaceColor',[1 1 1]);
rectangle('Position',[304.688 -234.375 23.4375 23.4375], 'FaceColor',[0 0 0]);
rectangle('Position',[281.25 -257.812 23.4375 23.4375], 'FaceColor',[1 1 1]);
rectangle('Position',[304.688 -257.812 23.4375 23.4375], 'FaceColor',[0 0 0]);
rectangle('Position',[281.25 -281.25 23.4375 23.4375], 'FaceColor',[1 1 1]);
rectangle('Position',[304.688 -281.25 23.4375 23.4375], 'FaceColor',[0 0 0]);
rectangle('Position',[281.25 -304.688 23.4375 23.4375], 'FaceColor',[1 1 1]);
rectangle('Position',[304.688 -304.688 23.4375 23.4375], 'FaceColor',[0 0 0]);
rectangle('Position',[281.25 -328.125 23.4375 23.4375], 'FaceColor',[1 1 1]);
rectangle('Position',[304.688 -328.125 23.4375 23.4375], 'FaceColor',[0 0 0]);
rectangle('Position',[281.25 -351.562 23.4375 23.4375], 'FaceColor',[1 1 1]);
rectangle('Position',[304.688 -351.562 23.4375 23.4375], 'FaceColor',[0 0 0]);
rectangle('Position',[281.25 -375 23.4375 23.4375], 'FaceColor',[1 1 1]);
rectangle('Position',[304.688 -375 23.4375 23.4375], 'FaceColor',[0 0 0]);
rectangle('Position',[656.25 -70.3125 23.4375 23.4375], 'FaceColor',[0 0 0]);
rectangle('Position',[679.688 -70.3125 23.4375 23.4375], 'FaceColor',[1 1 1]);
rectangle('Position',[656.25 -93.75 23.4375 23.4375], 'FaceColor',[0 0 0]);
rectangle('Position',[679.688 -93.75 23.4375 23.4375], 'FaceColor',[1 1 1]);
rectangle('Position',[656.25 -117.188 23.4375 23.4375], 'FaceColor',[0 0 0]);
rectangle('Position',[679.688 -117.188 23.4375 23.4375], 'FaceColor',[1 1 1]);
rectangle('Position',[656.25 -140.625 23.4375 23.4375], 'FaceColor',[0 0 0]);
rectangle('Position',[679.688 -140.625 23.4375 23.4375], 'FaceColor',[1 1 1]);
rectangle('Position',[656.25 -164.062 23.4375 23.4375], 'FaceColor',[0 0 0]);
rectangle('Position',[679.688 -164.062 23.4375 23.4375], 'FaceColor',[1 1 1]);
rectangle('Position',[656.25 -187.5 23.4375 23.4375], 'FaceColor',[0 0 0]);
rectangle('Position',[679.688 -187.5 23.4375 23.4375], 'FaceColor',[1 1 1]);
rectangle('Position',[656.25 -210.938 23.4375 23.4375], 'FaceColor',[0 0 0]);
rectangle('Position',[679.688 -210.938 23.4375 23.4375], 'FaceColor',[1 1 1]);
rectangle('Position',[656.25 -234.375 23.4375 23.4375], 'FaceColor',[0 0 0]);
rectangle('Position',[679.688 -234.375 23.4375 23.4375], 'FaceColor',[1 1 1]);
rectangle('Position',[656.25 -257.812 23.4375 23.4375], 'FaceColor',[0 0 0]);
rectangle('Position',[679.688 -257.812 23.4375 23.4375], 'FaceColor',[1 1 1]);
rectangle('Position',[656.25 -281.25 23.4375 23.4375], 'FaceColor',[0 0 0]);
rectangle('Position',[679.688 -281.25 23.4375 23.4375], 'FaceColor',[1 1 1]);
rectangle('Position',[656.25 -304.688 23.4375 23.4375], 'FaceColor',[0 0 0]);
rectangle('Position',[679.688 -304.688 23.4375 23.4375], 'FaceColor',[1 1 1]);
rectangle('Position',[656.25 -328.125 23.4375 23.4375], 'FaceColor',[0 0 0]);
rectangle('Position',[679.688 -328.125 23.4375 23.4375], 'FaceColor',[1 1 1]);
rectangle('Position',[656.25 -351.562 23.4375 23.4375], 'FaceColor',[0 0 0]);
rectangle('Position',[679.688 -351.562 23.4375 23.4375], 'FaceColor',[1 1 1]);
rectangle('Position',[656.25 -375 23.4375 23.4375], 'FaceColor',[0 0 0]);
rectangle('Position',[679.688 -375 23.4375 23.4375], 'FaceColor',[1 1 1]);
rectangle('Position',[328.125 -679.688 23.4375 23.4375], 'FaceColor',[1 1 1]);
rectangle('Position',[351.562 -679.688 23.4375 23.4375], 'FaceColor',[1 1 1]);
rectangle('Position',[328.125 -703.125 23.4375 23.4375], 'FaceColor',[0 0 0]);
rectangle('Position',[351.562 -703.125 23.4375 23.4375], 'FaceColor',[0 0 0]);
rectangle('Position',[375 -679.688 23.4375 23.4375], 'FaceColor',[1 1 1]);
rectangle('Position',[398.438 -679.688 23.4375 23.4375], 'FaceColor',[1 1 1]);
rectangle('Position',[375 -703.125 23.4375 23.4375], 'FaceColor',[0 0 0]);
rectangle('Position',[398.438 -703.125 23.4375 23.4375], 'FaceColor',[0 0 0]);
rectangle('Position',[796.875 -1054.69 23.4375 23.4375], 'FaceColor',[1 1 1]);
rectangle('Position',[820.312 -1054.69 23.4375 23.4375], 'FaceColor',[0 0 0]);
rectangle('Position',[796.875 -1078.12 23.4375 23.4375], 'FaceColor',[1 1 1]);
rectangle('Position',[820.312 -1078.12 23.4375 23.4375], 'FaceColor',[0 0 0]);
rectangle('Position',[796.875 -1101.56 23.4375 23.4375], 'FaceColor',[1 1 1]);
rectangle('Position',[820.312 -1101.56 23.4375 23.4375], 'FaceColor',[0 0 0]);
rectangle('Position',[796.875 -1125 23.4375 23.4375], 'FaceColor',[1 1 1]);
rectangle('Position',[820.312 -1125 23.4375 23.4375], 'FaceColor',[0 0 0]);
rectangle('Position',[1125 -1054.69 23.4375 23.4375], 'FaceColor',[1 1 1]);
rectangle('Position',[1148.44 -1054.69 23.4375 23.4375], 'FaceColor',[1 1 1]);
rectangle('Position',[1125 -1078.12 23.4375 23.4375], 'FaceColor',[0 0 0]);
rectangle('Position',[1148.44 -1078.12 23.4375 23.4375], 'FaceColor',[0 0 0]);
rectangle('Position',[1171.88 -1054.69 23.4375 23.4375], 'FaceColor',[1 1 1]);
rectangle('Position',[1195.31 -1054.69 23.4375 23.4375], 'FaceColor',[1 1 1]);
rectangle('Position',[1171.88 -1078.12 23.4375 23.4375], 'FaceColor',[0 0 0]);
rectangle('Position',[1195.31 -1078.12 23.4375 23.4375], 'FaceColor',[0 0 0]);
rectangle('Position',[1218.75 -1054.69 23.4375 23.4375], 'FaceColor',[1 1 1]);
rectangle('Position',[1242.19 -1054.69 23.4375 23.4375], 'FaceColor',[1 1 1]);
rectangle('Position',[1218.75 -1078.12 23.4375 23.4375], 'FaceColor',[0 0 0]);
rectangle('Position',[1242.19 -1078.12 23.4375 23.4375], 'FaceColor',[0 0 0]);
rectangle('Position',[1265.62 -1054.69 23.4375 23.4375], 'FaceColor',[1 1 1]);
rectangle('Position',[1289.06 -1054.69 23.4375 23.4375], 'FaceColor',[1 1 1]);
rectangle('Position',[1265.62 -1078.12 23.4375 23.4375], 'FaceColor',[0 0 0]);
rectangle('Position',[1289.06 -1078.12 23.4375 23.4375], 'FaceColor',[0 0 0]);
rectangle('Position',[1312.5 -1054.69 23.4375 23.4375], 'FaceColor',[1 1 1]);
rectangle('Position',[1335.94 -1054.69 23.4375 23.4375], 'FaceColor',[1 1 1]);
rectangle('Position',[1312.5 -1078.12 23.4375 23.4375], 'FaceColor',[0 0 0]);
rectangle('Position',[1335.94 -1078.12 23.4375 23.4375], 'FaceColor',[0 0 0]);
rectangle('Position',[1359.38 -1054.69 23.4375 23.4375], 'FaceColor',[1 1 1]);
rectangle('Position',[1382.81 -1054.69 23.4375 23.4375], 'FaceColor',[1 1 1]);
rectangle('Position',[1359.38 -1078.12 23.4375 23.4375], 'FaceColor',[0 0 0]);
rectangle('Position',[1382.81 -1078.12 23.4375 23.4375], 'FaceColor',[0 0 0]);
rectangle('Position',[1406.25 -1054.69 23.4375 23.4375], 'FaceColor',[1 1 1]);
rectangle('Position',[1429.69 -1054.69 23.4375 23.4375], 'FaceColor',[1 1 1]);
rectangle('Position',[1406.25 -1078.12 23.4375 23.4375], 'FaceColor',[0 0 0]);
rectangle('Position',[1429.69 -1078.12 23.4375 23.4375], 'FaceColor',[0 0 0]);
rectangle('Position',[796.875 -1148.44 23.4375 23.4375], 'FaceColor',[1 1 1]);
rectangle('Position',[820.312 -1148.44 23.4375 23.4375], 'FaceColor',[0 0 0]);
rectangle('Position',[796.875 -1171.88 23.4375 23.4375], 'FaceColor',[1 1 1]);
rectangle('Position',[820.312 -1171.88 23.4375 23.4375], 'FaceColor',[0 0 0]);
rectangle('Position',[796.875 -1195.31 23.4375 23.4375], 'FaceColor',[1 1 1]);
rectangle('Position',[820.312 -1195.31 23.4375 23.4375], 'FaceColor',[0 0 0]);
rectangle('Position',[796.875 -1218.75 23.4375 23.4375], 'FaceColor',[1 1 1]);
rectangle('Position',[820.312 -1218.75 23.4375 23.4375], 'FaceColor',[0 0 0]);
rectangle('Position',[796.875 -1242.19 23.4375 23.4375], 'FaceColor',[1 1 1]);
rectangle('Position',[820.312 -1242.19 23.4375 23.4375], 'FaceColor',[0 0 0]);
rectangle('Position',[796.875 -1265.62 23.4375 23.4375], 'FaceColor',[1 1 1]);
rectangle('Position',[820.312 -1265.62 23.4375 23.4375], 'FaceColor',[0 0 0]);
rectangle('Position',[796.875 -1289.06 23.4375 23.4375], 'FaceColor',[1 1 1]);
rectangle('Position',[820.312 -1289.06 23.4375 23.4375], 'FaceColor',[0 0 0]);
rectangle('Position',[796.875 -1312.5 23.4375 23.4375], 'FaceColor',[1 1 1]);
rectangle('Position',[820.312 -1312.5 23.4375 23.4375], 'FaceColor',[0 0 0]);
rectangle('Position',[796.875 -1335.94 23.4375 23.4375], 'FaceColor',[1 1 1]);
rectangle('Position',[820.312 -1335.94 23.4375 23.4375], 'FaceColor',[0 0 0]);
rectangle('Position',[796.875 -1359.38 23.4375 23.4375], 'FaceColor',[1 1 1]);
rectangle('Position',[820.312 -1359.38 23.4375 23.4375], 'FaceColor',[0 0 0]);
rectangle('Position',[796.875 -1382.81 23.4375 23.4375], 'FaceColor',[1 1 1]);
rectangle('Position',[820.312 -1382.81 23.4375 23.4375], 'FaceColor',[0 0 0]);
rectangle('Position',[796.875 -1406.25 23.4375 23.4375], 'FaceColor',[1 1 1]);
rectangle('Position',[820.312 -1406.25 23.4375 23.4375], 'FaceColor',[0 0 0]);
rectangle('Position',[796.875 -1429.69 23.4375 23.4375], 'FaceColor',[1 1 1]);
rectangle('Position',[820.312 -1429.69 23.4375 23.4375], 'FaceColor',[0 0 0]);
rectangle('Position',[796.875 -1453.12 23.4375 23.4375], 'FaceColor',[1 1 1]);
rectangle('Position',[820.312 -1453.12 23.4375 23.4375], 'FaceColor',[0 0 0]);
X=[1400,1359.38,1218.75,1218.75,1078.12,1078.12,1007.81,960.938,914.062,867.188,820.312,773.438,726.562,679.688,609.375,515.625,421.875,281.25,234.375,234.375,140.625,100];
Y=[-100,-140.625,-281.25,-468.75,-609.375,-703.125,-773.438,-820.312,-820.312,-820.312,-820.312,-820.312,-820.312,-820.312,-796.875,-703.125,-609.375,-468.75,-328.125,-234.375,-140.625,-100];
hold on;
plot(X,Y,'r');
legend('2153.6','Location','southoutside');
